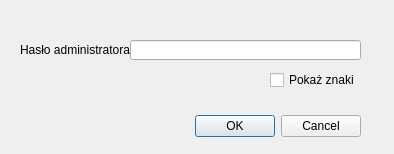
<?xml version="1.0" encoding="UTF-8"?>
<ui version="4.0">
 <class>AdminLoginDialog</class>
 <widget class="QDialog" name="AdminLoginDialog">
  <property name="geometry">
   <rect>
    <x>0</x>
    <y>0</y>
    <width>394</width>
    <height>154</height>
   </rect>
  </property>
  <property name="windowTitle">
   <string>Dialog</string>
  </property>
  <widget class="QDialogButtonBox" name="buttonBox">
   <property name="geometry">
    <rect>
     <x>20</x>
     <y>110</y>
     <width>341</width>
     <height>32</height>
    </rect>
   </property>
   <property name="orientation">
    <enum>Qt::Horizontal</enum>
   </property>
   <property name="standardButtons">
    <set>QDialogButtonBox::Cancel|QDialogButtonBox::Ok</set>
   </property>
  </widget>
  <widget class="QLabel" name="adminPasswordLabel">
   <property name="geometry">
    <rect>
     <x>20</x>
     <y>40</y>
     <width>111</width>
     <height>20</height>
    </rect>
   </property>
   <property name="text">
    <string>Hasło administratora:</string>
   </property>
  </widget>
  <widget class="QLineEdit" name="adminPasswordEdit">
   <property name="geometry">
    <rect>
     <x>130</x>
     <y>40</y>
     <width>231</width>
     <height>20</height>
    </rect>
   </property>
   <property name="echoMode">
    <enum>QLineEdit::Password</enum>
   </property>
  </widget>
  <widget class="QCheckBox" name="showCharsCheckBox">
   <property name="geometry">
    <rect>
     <x>270</x>
     <y>70</y>
     <width>91</width>
     <height>20</height>
    </rect>
   </property>
   <property name="text">
    <string>Pokaż znaki</string>
   </property>
  </widget>
 </widget>
 <resources/>
 <connections>
  <connection>
   <sender>buttonBox</sender>
   <signal>accepted()</signal>
   <receiver>AdminLoginDialog</receiver>
   <slot>accept()</slot>
   <hints>
    <hint type="sourcelabel">
     <x>248</x>
     <y>254</y>
    </hint>
    <hint type="destinationlabel">
     <x>157</x>
     <y>274</y>
    </hint>
   </hints>
  </connection>
  <connection>
   <sender>buttonBox</sender>
   <signal>rejected()</signal>
   <receiver>AdminLoginDialog</receiver>
   <slot>reject()</slot>
   <hints>
    <hint type="sourcelabel">
     <x>316</x>
     <y>260</y>
    </hint>
    <hint type="destinationlabel">
     <x>286</x>
     <y>274</y>
    </hint>
   </hints>
  </connection>
 </connections>
</ui>
